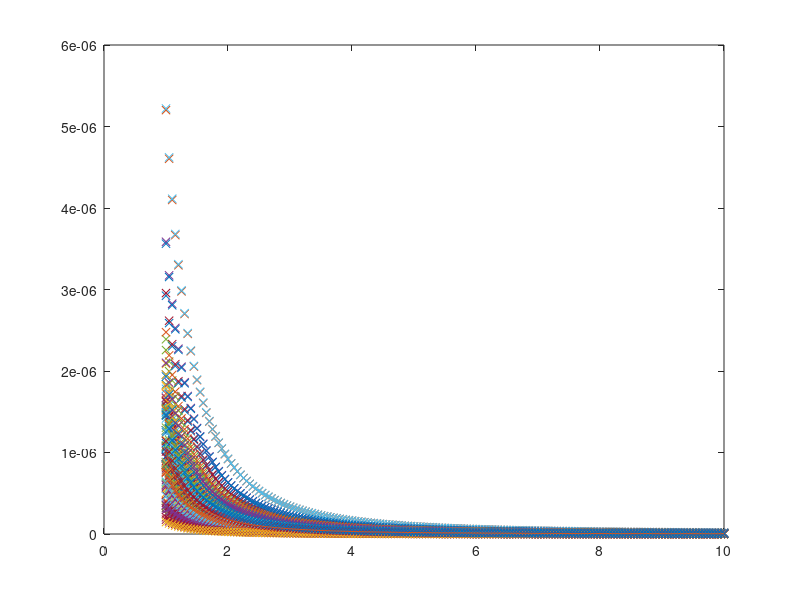

MATLAB code for this plot:
clear all; close all;%
c = 299792458.0;                    % Speed of light in m/s
fc = 2.4e+09;                    % frequency (MHz)
lambda = c/fc;
alpha = 10^-6;
beta = 2.5;
rss_arr = [];

idx = 1;
while idx < 100
    mu = normrnd(0, 3);
    dist = 1:0.05:10;
    rss = alpha.*(10.^(mu./10))*dist.^-beta;
    rss_arr = [rss_arr; rss];
    idx = idx + 1;
end

avg = alpha .* dist.^-beta;
%%
plot(dist, rss_arr, 'x'); hold on;
plot(dist, avg, '-');


